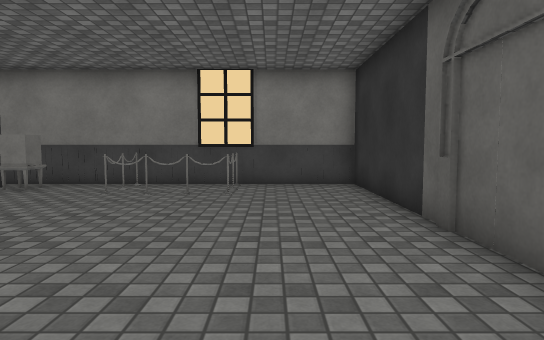
[1] (above)

14 first-person views from a walk through a Unity game level. The camera is 1.2 m above the floor, tilts 4° down and sees 75° across. The floor is counted in squares, 1 m on a side. Each view is taken from the middle of a square. On the plan, view 1 faces up. The plan holds only what a view shows up to about 14 squares ahead; the rest is blank. The place goes on beyond the plan. The player character is not drawn. Some animated figures are left out. Some surface patterns are stand-ins.

[2]
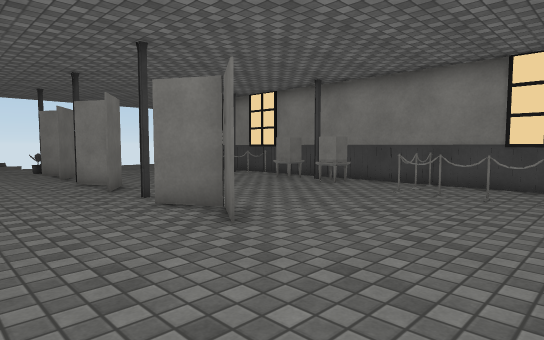

[3]
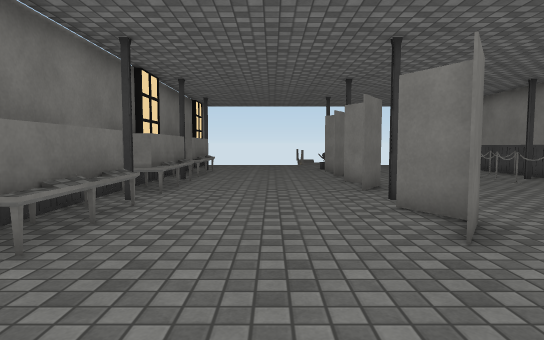

[4]
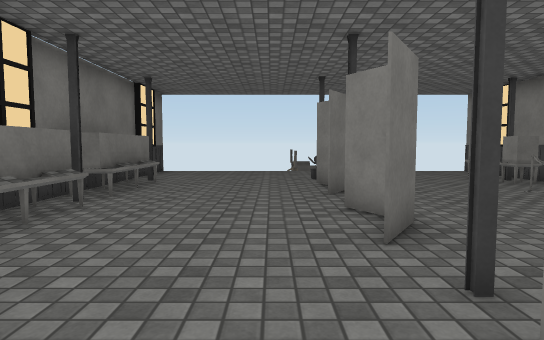

[5]
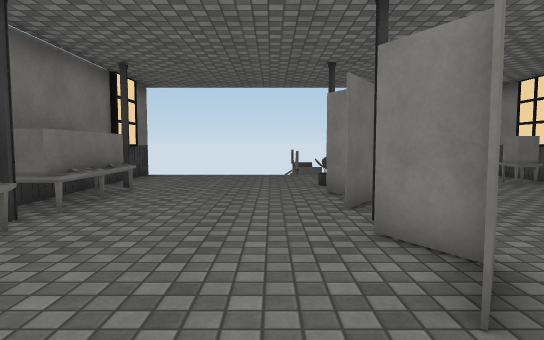

[6]
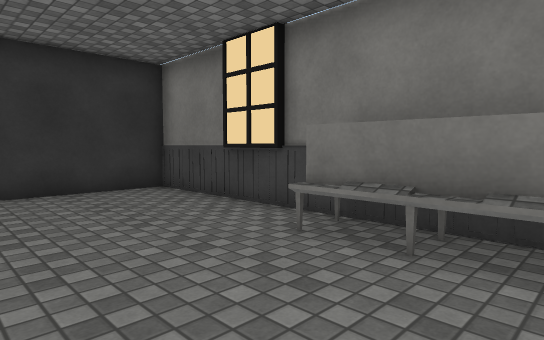

[7]
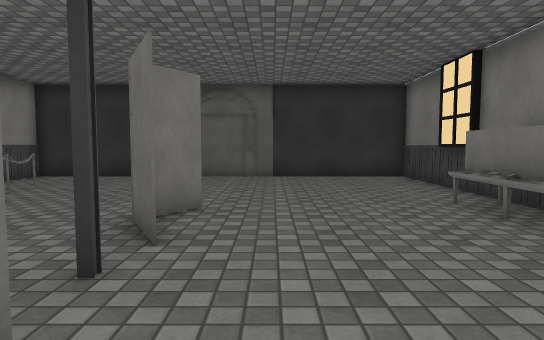

[8]
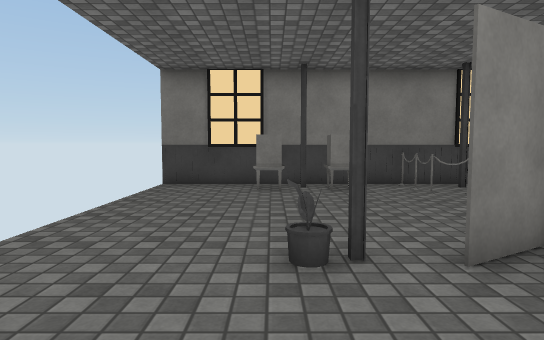

[9]
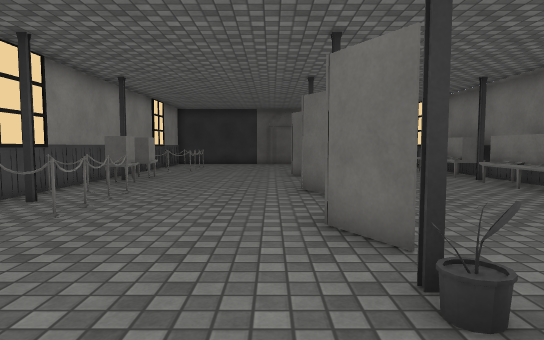

[10]
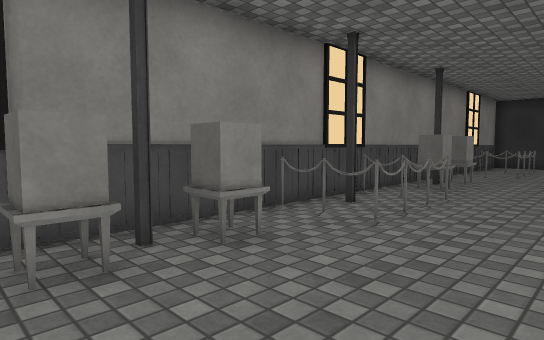

[11]
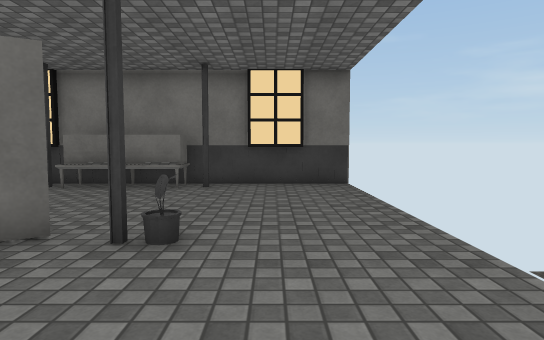

[12]
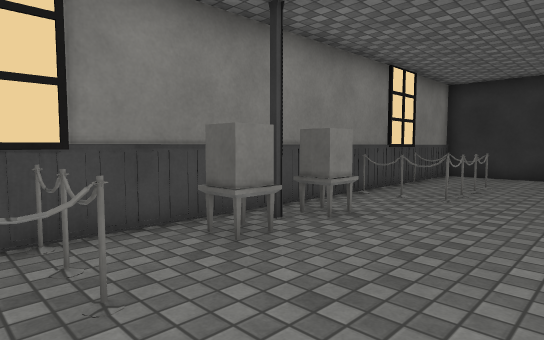

[13]
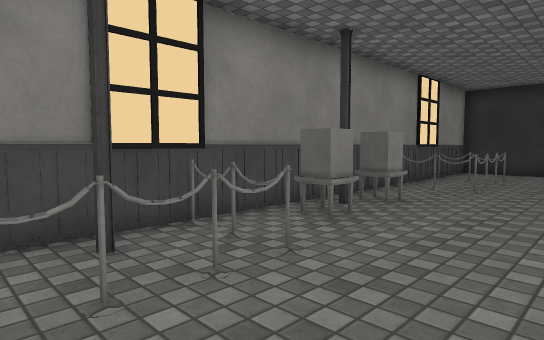

[14]
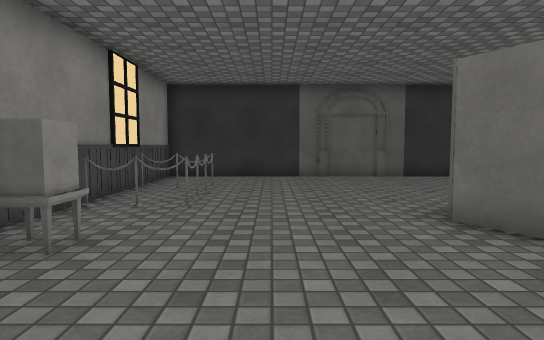

### Floor plan
Points are (right, up) in squares from view 1. A wall is a line through its corners. A room is listed if a view was taken in it or the views show most of it. See-through windows are left out.
Room 1 (views 1, 2, 3, 4, 5, 6, 7, 8, 9, 10, 11, 12, 13, 14)
walls: (-9.2, 3.3) (-10.4, 4.2) (-9.2, 3.4); (-6.9, 3.4) (-5.4, 4.2) (-6.9, 3.4); (-11.3, 3.7) (-10.4, 4.2) (-11.9, 3.3); (-4.2, 3.3) (-5.4, 4.2) (-4.2, 3.4); (-14.8, 4.1) (-16.2, 3.3); (-16.2, 3.4) (-14.7, 4.2) (-13.5, 3.4); (-21.5, -3.1) (2.6, -3.1) (2.6, 10.9) (-21.5, 10.9)
ways out: gap at (-12, 4); gap at (-7, 4)
objects: plant (-18, 4); other object (-18, 9) to (-18, 10); other object (-16, -2) to (-15, -2); other object (-16, 9) to (-16, 10); other object (-14, -2) to (-13, -2); other object (-14, 9); other object (-14, 10); other object (-14, 11); other object (-13, 9); other object (-12, -2) to (-11, -2); other object (-12, 9); other object (-11, 9); other object (-11, 10); other object (-11, 11); other object (-10, -2) to (-9, -2); other object (-9, 9) to (-9, 10); other object (-7, -2) to (-6, -2); other object (-7, 9) to (-7, 10); other object (-5, -2) to (-4, -2); other object (-4, 9); other object (-4, 10); other object (-4, 11); other object (-3, 9); other object (-2, 9); other object (-1, 9); other object (-1, 10); other object (-1, 11)

Positions as (right, up) in squares from view 1, and headings:
1: (0, 0), facing up
2: (0, 0), facing up-left
3: (0, 1), facing left
4: (-5, 2), facing left
5: (-7, 2), facing left
6: (-7, 2), facing down-right
7: (-11, 2), facing right
8: (-18, 0), facing up
9: (-20, 5), facing right
10: (-19, 6), facing up-right
11: (-19, 8), facing down
12: (-12, 6), facing up-right
13: (-14, 6), facing up-right
14: (-11, 7), facing right
